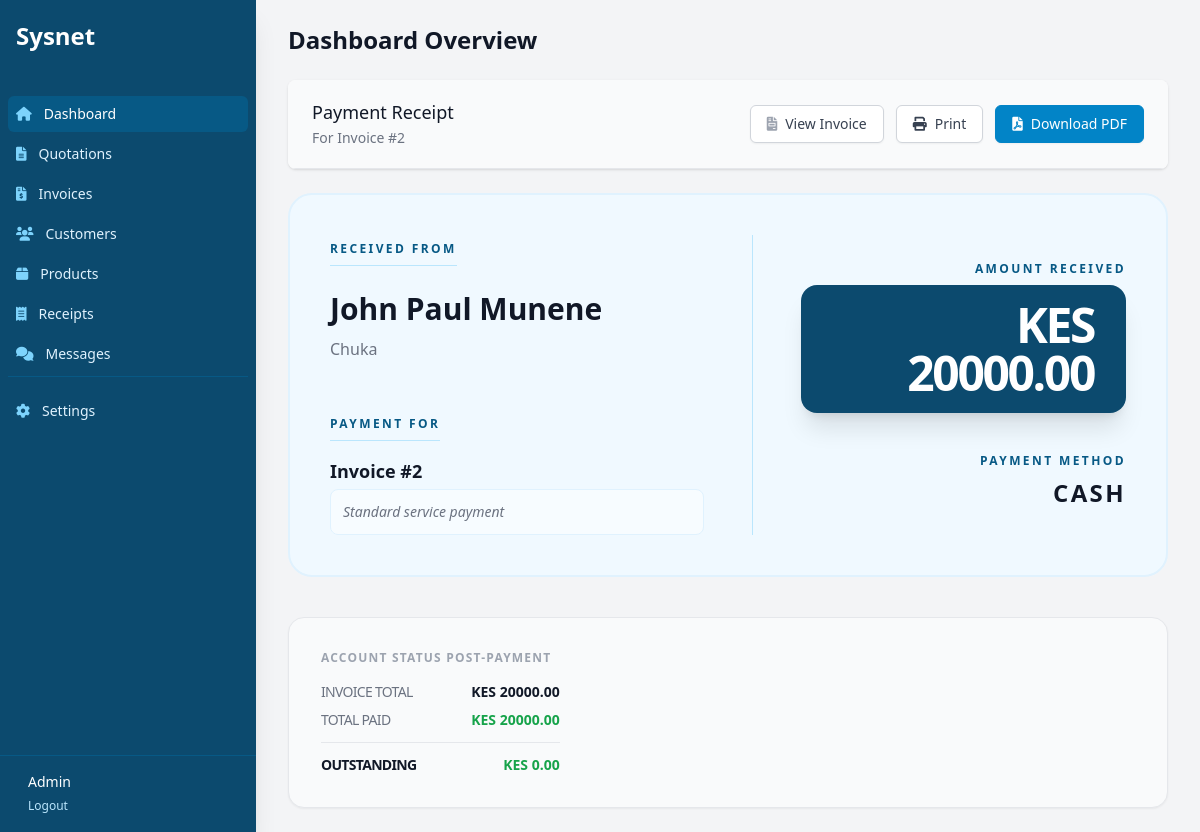
The page /billing/receipt/2/ (signed in) on the database its author committed.
### billing/models.py (models this page shows, shortened)
class Receipt(models.Model):
    invoice = models.ForeignKey(Invoice, related_name='receipts', on_delete=models.CASCADE)
    date = models.DateField(default=timezone.now)
    amount = models.DecimalField(max_digits=10, decimal_places=2)
    payment_method = models.CharField(max_length=50, blank=True)
    note = models.TextField(blank=True)

class Invoice(models.Model):
    PENDING = 'pending'
    PAID = 'paid'
    OVERDUE = 'overdue'
    STATUS_CHOICES = [
        (PENDING, 'Pending'),
        (PAID, 'Paid'),
        (OVERDUE, 'Overdue'),
    ]
    customer = models.ForeignKey(Customer, on_delete=models.CASCADE)
    quotation = models.OneToOneField(Quotation, on_delete=models.SET_NULL, null=True, blank=True)
    date = models.DateField(default=timezone.now)
    due_date = models.DateField(null=True, blank=True)
    status = models.CharField(max_length=10, choices=STATUS_CHOICES, default=PENDING)
    created_at = models.DateTimeField(auto_now_add=True)
    @property
    def total_amount(self):
        return self.items.aggregate(total=Sum(models.F('quantity') * models.F('unit_price')))['total'] or 0
    @property
    def amount_paid(self):
        return self.receipts.aggregate(total=Sum('amount'))['total'] or 0
    @property
    def balance_due(self):
        return self.total_amount - self.amount_paid

class Customer(models.Model):
    name = models.CharField(max_length=200)
    email = models.EmailField(blank=True, null=True)
    phone = models.CharField(max_length=20, blank=True, null=True)
    address = models.TextField(blank=True, null=True)
    created_at = models.DateTimeField(auto_now_add=True)

### billing/views.py (the view)
# urls.py: path('receipt/<int:pk>/', views.receipt_detail, name='receipt_detail'),
@login_required
def receipt_detail(request, pk):
    receipt = get_object_or_404(Receipt, pk=pk)
    company = CompanyProfile.objects.first()
    return render(request, 'billing/receipt_detail.html', {'receipt': receipt, 'company': company})

### billing/context_processors.py (called while the page is built)
def company_info(request):
    return {
        'company': CompanyProfile.objects.first()
    }

def unread_count(request):
    if request.user.is_authenticated:
        return {'unread_count': ContactMessage.objects.filter(is_read=False).count()}
    return {'unread_count': 0}

### templates/billing/receipt_detail.html (shortened to what this page needs)
{% extends 'billing/base_dashboard.html' %}
{% block dashboard_content %}
<div class="bg-white shadow overflow-hidden sm:rounded-lg mb-6 no-print">
    <div class="px-4 py-5 sm:px-6 flex justify-between items-center bg-gray-50 border-b border-gray-200">
        <div>
            <h3 class="text-lg leading-6 font-medium text-gray-900">Payment Receipt</h3>
            <p class="mt-1 max-w-2xl text-sm text-gray-500">For Invoice #{{ receipt.invoice.id }}</p>
        </div>
        <div class="flex space-x-3">
             <a href="{% url 'invoice_detail' receipt.invoice.pk %}" class="inline-flex items-center px-4 py-2 border border-gray-300 rounded-md shadow-sm text-sm font-medium text-gray-700 bg-white hover:bg-gray-50 transition">
                <i class="fas fa-file-invoice mr-2 text-gray-400"></i> View Invoice
            </a>
            <button onclick="window.print()" class="inline-flex items-center px-4 py-2 border border-gray-300 rounded-md shadow-sm text-sm font-medium text-gray-700 bg-white hover:bg-gray-50 transition">
                <i class="fas fa-print mr-2"></i> Print
            </button>
            <a href="{% url 'receipt_pdf' receipt.pk %}" class="inline-flex items-center px-4 py-2 border border-brand-600 rounded-md shadow-sm text-sm font-medium text-white bg-brand-600 hover:bg-brand-700 transition">
                <i class="fas fa-file-pdf mr-2"></i> Download PDF
            </a>
        </div>
    </div>
</div>
<div class="bg-brand-50 border-2 border-brand-100 rounded-3xl p-10 mb-10 relative overflow-hidden">
    <div class="grid grid-cols-1 md:grid-cols-2 gap-12 relative z-10">
        <div>
            <h3 class="text-brand-800 font-black uppercase text-xs tracking-[0.2em] mb-6 border-b border-brand-200 pb-2 inline-block">Received From</h3>
            <p class="text-3xl font-black text-gray-900 leading-tight">{{ receipt.invoice.customer.name }}</p>
            <p class="text-gray-500 mt-2 leading-relaxed">{{ receipt.invoice.customer.address|linebreaksbr }}</p>
            <div class="mt-12">
                <h3 class="text-brand-800 font-black uppercase text-xs tracking-[0.2em] mb-4 border-b border-brand-200 pb-2 inline-block">Payment For</h3>
                <p class="text-gray-900 font-bold text-lg">Invoice #{{ receipt.invoice.id }}</p>
                <p class="text-gray-500 text-sm italic mt-1 bg-white/50 p-3 rounded-lg border border-brand-100">{{ receipt.note|default:"Standard service payment" }}</p>
            </div>
        </div>
        <div class="flex flex-col justify-center items-end border-l border-brand-200 pl-12">
            <div class="text-right mb-10">
                <p class="text-brand-800 font-black uppercase text-xs tracking-[0.2em] mb-2">Amount Received</p>
                <div class="bg-brand-900 text-white px-8 py-4 rounded-2xl shadow-xl inline-block">
                    <p class="text-5xl font-black tracking-tighter">KES {{ receipt.amount|floatformat:2 }}</p>
                </div>
            </div>
            <div class="text-right">
                <p class="text-brand-800 font-black uppercase text-xs tracking-[0.2em] mb-2">Payment Method</p>
                <p class="text-2xl font-black text-gray-900 uppercase tracking-widest">{{ receipt.payment_method|default:"N/A" }}</p>
            </div>
        </div>
    </div>
</div>
<div class="bg-gray-50 rounded-2xl p-8 border border-gray-200 shadow-sm">
    <div class="flex justify-between items-center">
        <div class="space-y-4">
            <h4 class="text-xs font-black text-gray-400 uppercase tracking-widest">Account Status Post-Payment</h4>
            <div class="grid grid-cols-2 gap-x-12 gap-y-2">
                <p class="text-sm text-gray-500 font-medium uppercase tracking-tighter">Invoice Total</p>
                <p class="text-sm text-gray-900 font-bold text-right">KES {{ receipt.invoice.total_amount|floatformat:2 }}</p>
                <p class="text-sm text-gray-500 font-medium uppercase tracking-tighter">Total Paid</p>
                <p class="text-sm text-green-600 font-black text-right">KES {{ receipt.invoice.amount_paid|floatformat:2 }}</p>
                <div class="col-span-2 border-t border-gray-200 my-1"></div>
                <p class="text-sm text-gray-900 font-black uppercase tracking-tighter">Outstanding</p>
                <p class="text-sm font-black text-right {% if receipt.invoice.balance_due > 0 %}text-red-600{% else %}text-green-600{% endif %}">KES {{ receipt.invoice.balance_due|floatformat:2 }}</p>
            </div>
        </div>
    </div>
</div>
{% endblock %}

### templates/billing/base_dashboard.html (shortened to what this page needs)
<!DOCTYPE html>
<html lang="en">
<head>
    <script src="https://cdn.tailwindcss.com"></script>
    <link href="https://cdnjs.cloudflare.com/ajax/libs/font-awesome/6.0.0/css/all.min.css" rel="stylesheet">
</head>
<body class="bg-gray-100 font-sans">
    <div class="flex h-screen overflow-hidden">
        <div class="hidden md:flex md:flex-shrink-0 no-print">
            <div class="flex flex-col w-64">
                <div class="flex flex-col h-0 flex-1 bg-brand-900 shadow-xl">
                    <div class="flex-1 flex flex-col pt-5 pb-4 overflow-y-auto">
                        <div class="flex items-center flex-shrink-0 px-4 mb-6">
                            <span class="text-white text-2xl font-bold">Sysnet</span>
                        </div>
                        <nav class="mt-5 flex-1 px-2 space-y-1">
                            <a href="{% url 'dashboard' %}" class="group flex items-center px-2 py-2 text-sm font-medium rounded-md text-white bg-brand-800">
                                <i class="fas fa-home mr-3 text-brand-300"></i>
                                Dashboard
                            </a>
                            <a href="{% url 'quotation_list' %}" class="group flex items-center px-2 py-2 text-sm font-medium rounded-md text-brand-100 hover:bg-brand-800 hover:text-white">
                                <i class="fas fa-file-alt mr-3 text-brand-300 group-hover:text-white"></i>
                                Quotations
                            </a>
                            <a href="{% url 'invoice_list' %}" class="group flex items-center px-2 py-2 text-sm font-medium rounded-md text-brand-100 hover:bg-brand-800 hover:text-white">
                                <i class="fas fa-file-invoice-dollar mr-3 text-brand-300 group-hover:text-white"></i>
                                Invoices
                            </a>
                            <a href="{% url 'customer_list' %}" class="group flex items-center px-2 py-2 text-sm font-medium rounded-md text-brand-100 hover:bg-brand-800 hover:text-white">
                                <i class="fas fa-users mr-3 text-brand-300 group-hover:text-white"></i>
                                Customers
                            </a>
                            <a href="{% url 'product_list' %}" class="group flex items-center px-2 py-2 text-sm font-medium rounded-md text-brand-100 hover:bg-brand-800 hover:text-white">
                                <i class="fas fa-box mr-3 text-brand-300 group-hover:text-white"></i>
                                Products
                            </a>
                             <a href="{% url 'receipt_list' %}" class="group flex items-center px-2 py-2 text-sm font-medium rounded-md text-brand-100 hover:bg-brand-800 hover:text-white">
                                <i class="fas fa-receipt mr-3 text-brand-300 group-hover:text-white"></i>
                                Receipts
                            </a>
                            <a href="{% url 'message_list' %}" class="group flex items-center px-2 py-2 text-sm font-medium rounded-md text-brand-100 hover:bg-brand-800 hover:text-white relative">
                                <i class="fas fa-comments mr-3 text-brand-300 group-hover:text-white"></i>
                                Messages
                            </a>
                            <div class="pt-4 mt-4 border-t border-brand-800">
                                <a href="{% url 'company_settings' %}" class="group flex items-center px-2 py-2 text-sm font-medium rounded-md text-brand-100 hover:bg-brand-800 hover:text-white">
                                    <i class="fas fa-cog mr-3 text-brand-300 group-hover:text-white"></i>
                                    Settings
                                </a>
                            </div>
                        </nav>
                    </div>
                    <div class="flex-shrink-0 flex border-t border-brand-800 p-4">
                        <div class="flex items-center">
                            <div class="ml-3">
                                <p class="text-sm font-medium text-white">
                                    {{ user.username|title }}
                                </p>
                                <form action="{% url 'logout' %}" method="post" class="inline">
                                    <button type="submit" class="text-xs font-medium text-brand-200 hover:text-white group-hover:text-white">
                                        Logout
                                    </button>
                                </form>
                            </div>
                        </div>
                    </div>
                </div>
            </div>
        </div>
        <div class="flex flex-col w-0 flex-1 overflow-hidden">
            <main class="flex-1 relative overflow-y-auto focus:outline-none">
                <div class="py-6">
                    <div class="max-w-7xl mx-auto px-4 sm:px-6 md:px-8 mb-6 no-print">
                        <h1 class="text-2xl font-semibold text-gray-900">Dashboard Overview</h1>
                    </div>
                    <div class="max-w-7xl mx-auto px-4 sm:px-6 md:px-8">
                        {% block dashboard_content %}{% endblock %}
                    </div>
                </div>
            </main>
        </div>
    </div>
</body>
</html>

### rows shown on the page
Receipt: invoice.id "2", invoice.customer.name "John Paul Munene", invoice.customer.address "Chuka", note "Standard service payment", amount "20000.00", payment_method "CASH", invoice.total_amount "20000.00", invoice.amount_paid "20000.00", invoice.balance_due "0.00"

### other values the page prints
{{ user.username|title }} "Admin"
